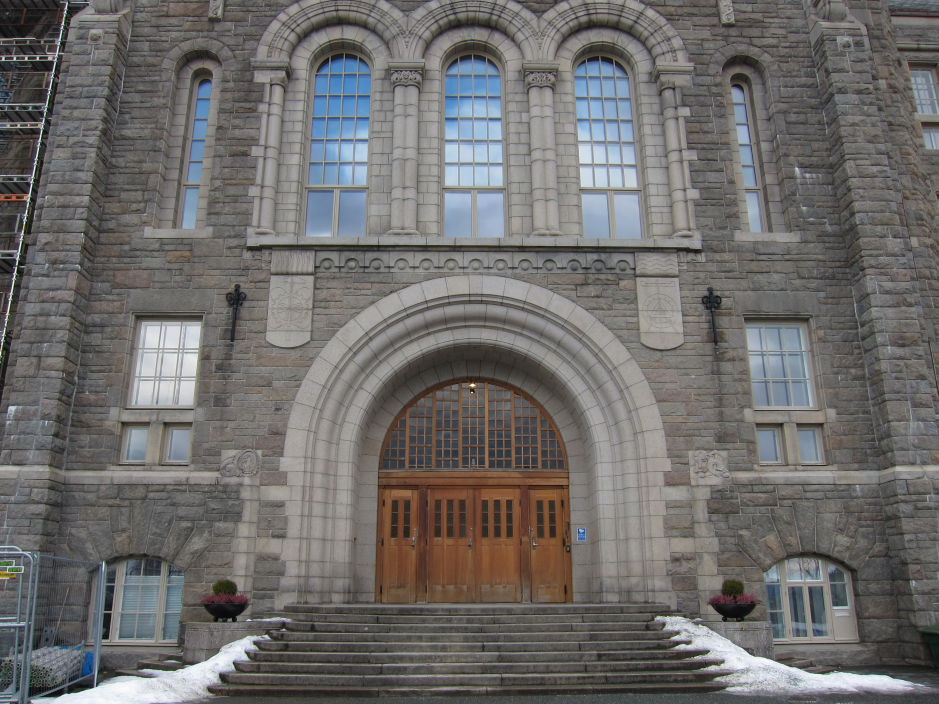
#> input picture data_hw5_ext/IMG_8207.jpg, 2816 x 2112 px (shown at 1/3 size)
$ python -i localize_image.py   (imports and definitions only)
#> lines starting #> are read from the running program, lines starting #| are printed output that depends on the picture
import numpy as np
import cv2
from matlab_inspired_interface import *
from common import *
import scipy.optimize


class LocalizationOptimizer:
    def __init__(self, K, distCoeff, R0, t0, worldPoints, imPoints, Sigma_r=None):
        self.K = K
        self.distCoeff = distCoeff
        self.T0 = np.vstack((np.hstack((R0,t0)), np.array([0, 0, 0, 1])))
        self.worldPoints = worldPoints
        self.imPoints = imPoints

        if Sigma_r is None:
            Sigma_r = np.eye(2*worldPoints.shape[1])

        self.Sigma_r = Sigma_r
        self.sqrt_Sigma_r = np.linalg.inv(np.linalg.cholesky(Sigma_r))

    def residuals(self, params):
        roll = params[0]
        pitch = params[1]
        yaw = params[2]
        x = params[3]
        y = params[4]
        z = params[5]

        T = rotate_z(yaw) @ rotate_y(pitch) @ rotate_x(roll)
        T[0:3,-1] = np.array([x, y, z])

        T = T @ self.T0

        camPoints = T @ self.worldPoints
        uv_hat = project(self.K, camPoints, self.distCoeff)

        diff = self.imPoints - uv_hat
        return self.sqrt_Sigma_r @ diff.flatten()


def localize_image(img, K=None, sigma_u=1, sigma_v=1):
    if K is None:
        K = np.loadtxt('../data_hw5_ext/calibration/K.txt').astype(np.float32)

    img = cv2.cvtColor(img, cv2.COLOR_BGR2GRAY)
    dc = np.loadtxt('../data_hw5_ext/calibration/dc.txt').astype(np.float32)
    base_points = np.loadtxt('./points.txt').astype(np.float32)
    des1 = np.loadtxt('./des1.txt').astype(np.float32)
    des2 = np.loadtxt('./des2.txt').astype(np.float32)
    des_base = np.vstack((des1, des2))

    img = cv2.undistort(img, K, dc)
    sift = cv2.SIFT_create(nfeatures=30000)
    kp, des = sift.detectAndCompute(img, None)

    index_pairs, match_metric = match_features(des2, des, max_ratio=0.65, unique=False)

    world_points = base_points[:,index_pairs[:,0]]
    image_points = np.array([kp[idx].pt for idx in index_pairs[:,1]]).T.astype(np.float32)

    retval, rvec_w2c, tvec_w2c, inliers = cv2.solvePnPRansac((world_points[0:3,:]/world_points[3,:]).T, image_points.T, K, dc)

    Sigma_r = np.diag(np.array([sigma_u**2,]*world_points.shape[1] + [sigma_v**2,]*world_points.shape[1]))

    optimizer = LocalizationOptimizer(K, dc, cv2.Rodrigues(rvec_w2c)[0], tvec_w2c, world_points, image_points, Sigma_r)
    opt_res = scipy.optimize.least_squares(optimizer.residuals, np.array([0, ]*6), verbose=2)

    opt_params = opt_res.x
    T = rotate_z(opt_params[2]) @ rotate_y(opt_params[1]) @ rotate_x(opt_params[0])
    T[0:3,-1] = opt_params[3:]
    T = T @ optimizer.T0

    J = opt_res.jac

    Sigma_p = np.linalg.inv(J.T @ Sigma_r @ J)

    return optimizer.T0, Sigma_p, opt_params


# [3 lines not run here, left out]

>>> import cv2
>>> picture = cv2.imread('../data_hw5_ext/IMG_8207.jpg', cv2.IMREAD_GRAYSCALE)
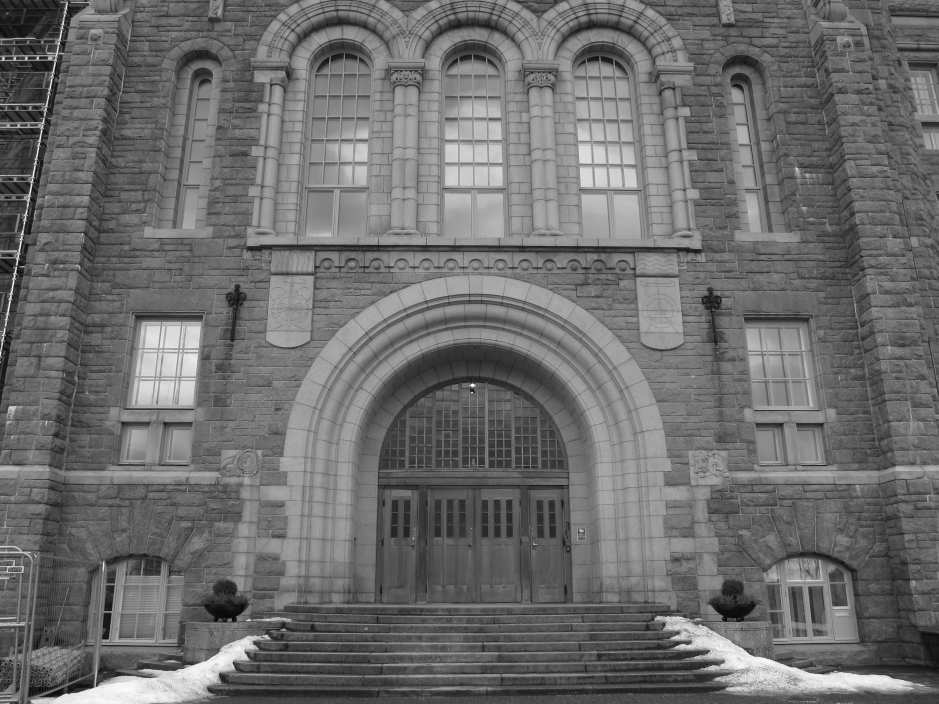
#> picture: shape (2112, 2816) (shown at 1/3 size); min 0, max 255, mean 108.7
>>> result = localize_image(picture)
#> (the run stopped early here; a loop or call above may not have finished)

$ run again, on data_hw5_ext/IMG_8209.jpg
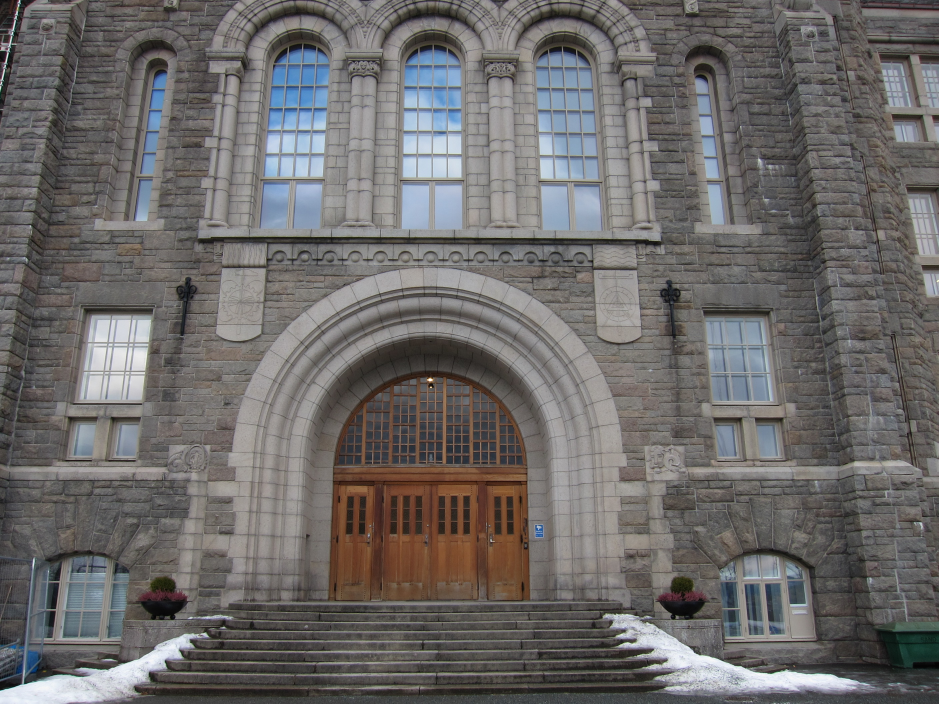
#> input picture data_hw5_ext/IMG_8209.jpg, 2816 x 2112 px (shown at 1/3 size)
#> `picture = cv2.imread('../data_hw5_ext/IMG_8207.jpg', cv2.IMREAD_GRAYSC..`:
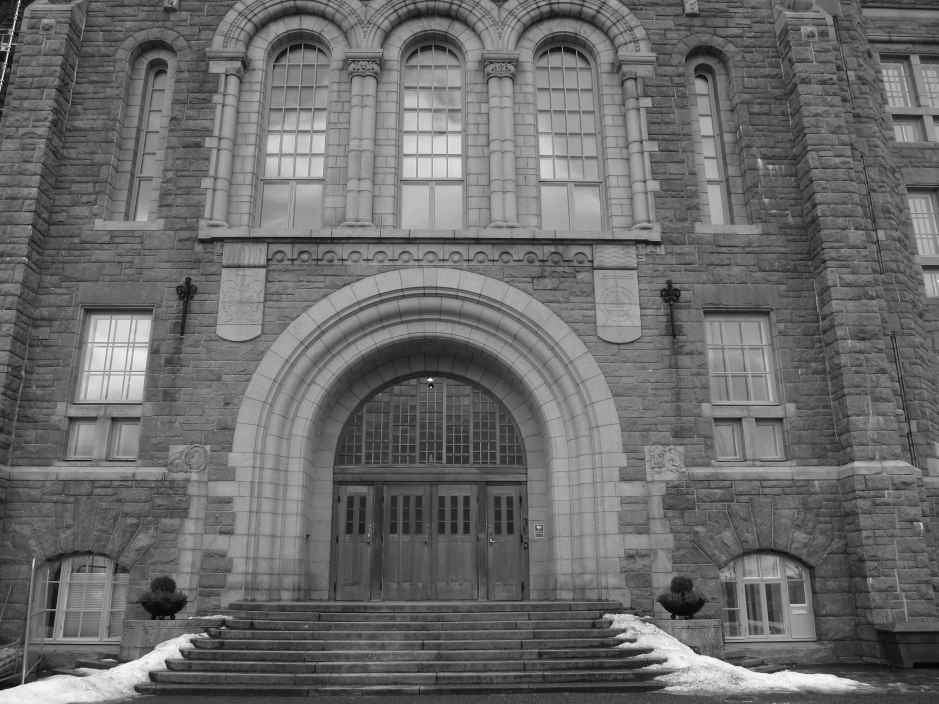
#> picture: shape (2112, 2816) (shown at 1/3 size); min 0, max 255, mean 106.7

$ run again, on data_hw5_ext/IMG_8210.jpg
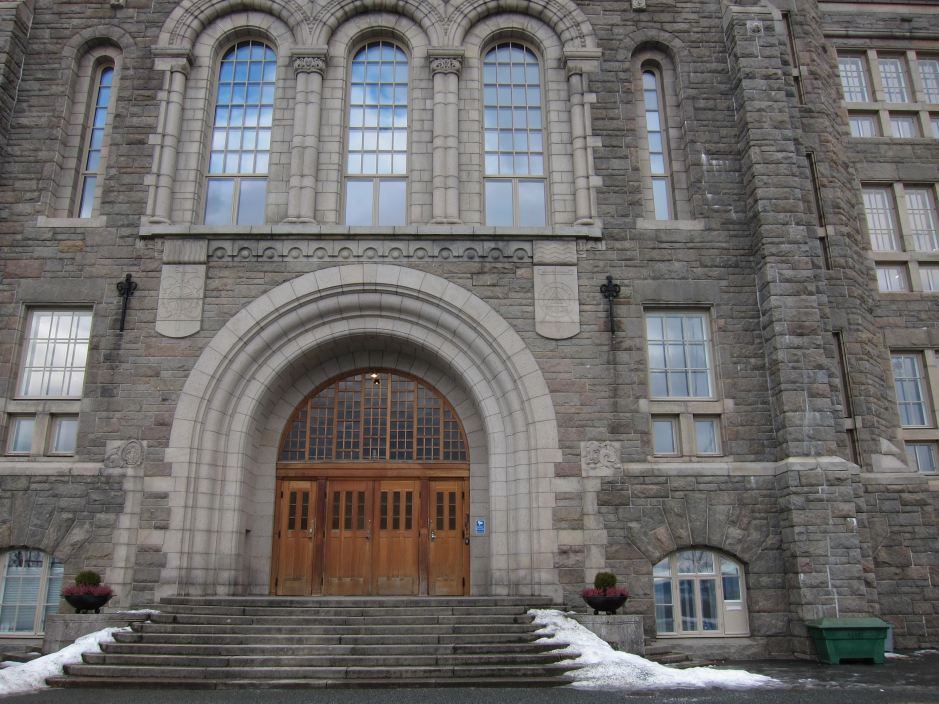
#> input picture data_hw5_ext/IMG_8210.jpg, 2816 x 2112 px (shown at 1/3 size)
#> `picture = cv2.imread('../data_hw5_ext/IMG_8207.jpg', cv2.IMREAD_GRAYSC..`:
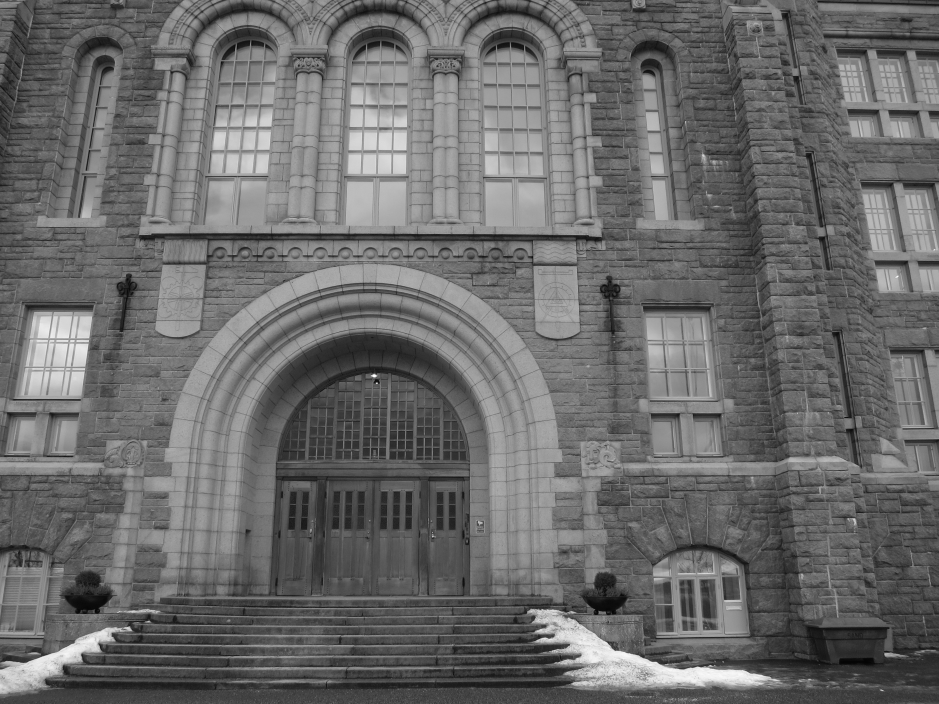
#> picture: shape (2112, 2816) (shown at 1/3 size); min 0, max 255, mean 106.6
